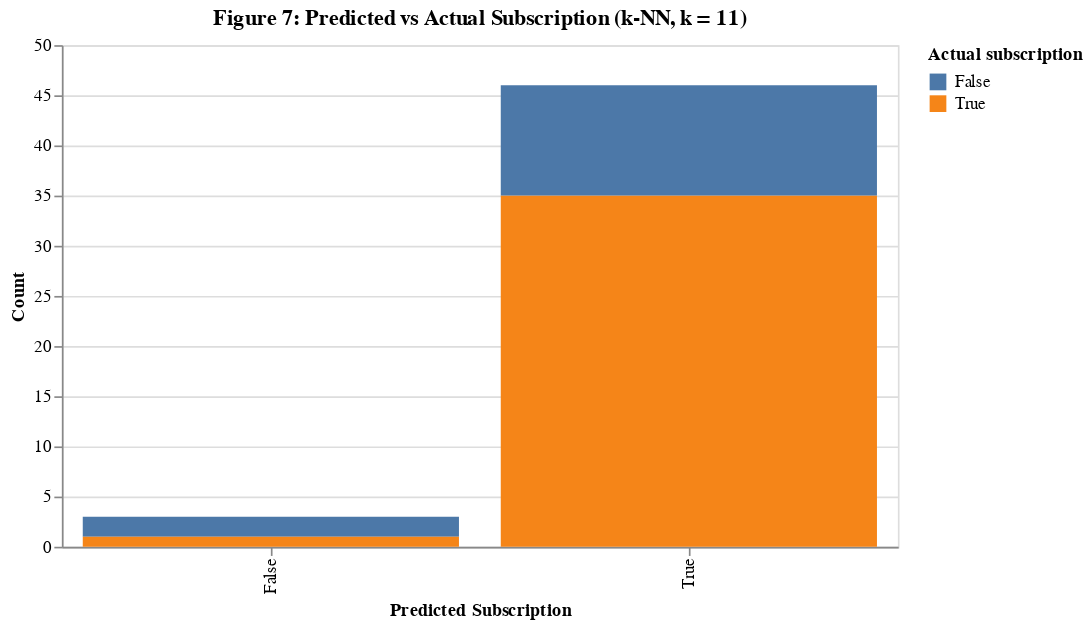

The notebook cell this image was saved under:
### Markdown cell above
On the test set, the k-NN model with k = 11 achieved an accuracy of about 75.5%, a precision of 76.1% for predicting subscribers, and a recall of 97.2%. Precision tells us, “when the model predicts someone will subscribe, how often is that correct?”, while recall tells us, “among all actual subscribers, how many did the model successfully detect?”

### Code cell
# Combine actual and predicted values into one DataFrame
players_results = pd.DataFrame({
    "predicted": y_pred.astype(str),
    "actual":    y_test.astype(str)
})

#Bar chart
pred_vs_actual_plot = (
    alt.Chart(players_results)
       .mark_bar()
       .encode(
           x     = alt.X("predicted:N", title="Predicted Subscription"),
           y     = alt.Y("count()", title="Count"),
           color = alt.Color("actual:N", title="Actual subscription")
       )
       .properties(
           title="Figure 7: Predicted vs Actual Subscription (k-NN, k = 11)",
           width=500,
           height=300
       )
)
pred_vs_actual_plot

### Figure 1 — Vega-Lite specification as saved in the notebook (floating-point values rounded to 4 significant figures)
{"config": {"view": {"continuousWidth": 300, "continuousHeight": 300}}, "data": {"name": "data-1d70f5223eb3ce89dc0c0493f13718f1"}, "mark": {"type": "bar"}, "encoding": {"color": {"field": "actual", "title": "Actual subscription", "type": "nominal"}, "x": {"field": "predicted", "title": "Predicted Subscription", "type": "nominal"}, "y": {"aggregate": "count", "title": "Count", "type": "quantitative"}}, "height": 300, "title": "Figure 7: Predicted vs Actual Subscription (k-NN, k = 11)", "width": 500, "$schema": "https://vega.github.io/schema/vega-lite/v5.20.1.json", "datasets": {"data-1d70f5223eb3ce89dc0c0493f13718f1": [{"predicted": "True", "actual": "True"}, {"predicted": "True", "actual": "True"}, {"predicted": "True", "actual": "False"}, {"predicted": "True", "actual": "True"}, {"predicted": "True", "actual": "False"}, {"predicted": "True", "actual": "True"}, {"predicted": "True", "actual": "True"}, {"predicted": "True", "actual": "True"}, {"predicted": "True", "actual": "True"}, {"predicted": "True", "actual": "True"}, {"predicted": "True", "actual": "True"}, {"predicted": "True", "actual": "True"}, {"predicted": "True", "actual": "False"}, {"predicted": "True", "actual": "True"}, {"predicted": "True", "actual": "True"}, {"predicted": "True", "actual": "False"}, {"predicted": "True", "actual": "False"}, {"predicted": "False", "actual": "False"}, {"predicted": "True", "actual": "True"}, {"predicted": "True", "actual": "True"}, {"predicted": "True", "actual": "False"}, {"predicted": "True", "actual": "True"}, {"predicted": "False", "actual": "True"}, {"predicted": "True", "actual": "True"}, {"predicted": "True", "actual": "True"}, {"predicted": "True", "actual": "False"}, {"predicted": "False", "actual": "False"}, {"predicted": "True", "actual": "True"}, {"predicted": "True", "actual": "True"}, {"predicted": "True", "actual": "False"}, {"predicted": "True", "actual": "False"}, {"predicted": "True", "actual": "False"}, {"predicted": "True", "actual": "True"}, {"predicted": "True", "actual": "True"}, {"predicted": "True", "actual": "True"}, {"predicted": "True", "actual": "True"}, {"predicted": "True", "actual": "False"}, {"predicted": "True", "actual": "True"}, {"predicted": "True", "actual": "True"}, {"predicted": "True", "actual": "True"}, {"predicted": "True", "actual": "True"}, {"predicted": "True", "actual": "True"}, {"predicted": "True", "actual": "True"}, {"predicted": "True", "actual": "True"}, {"predicted": "True", "actual": "True"}, {"predicted": "True", "actual": "True"}, {"predicted": "True", "actual": "True"}, {"predicted": "True", "actual": "True"}, {"predicted": "True", "actual": "True"}]}}
